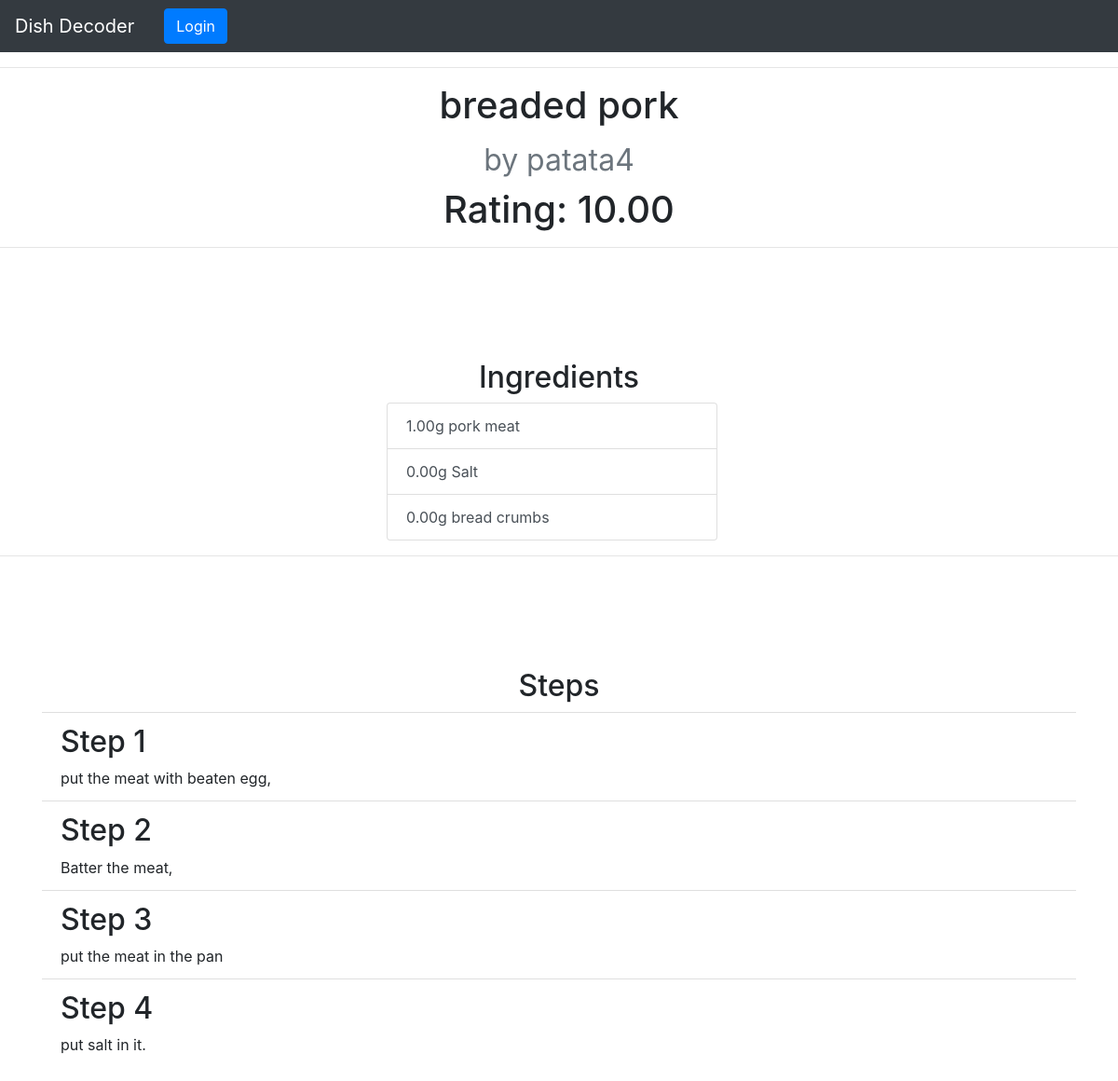
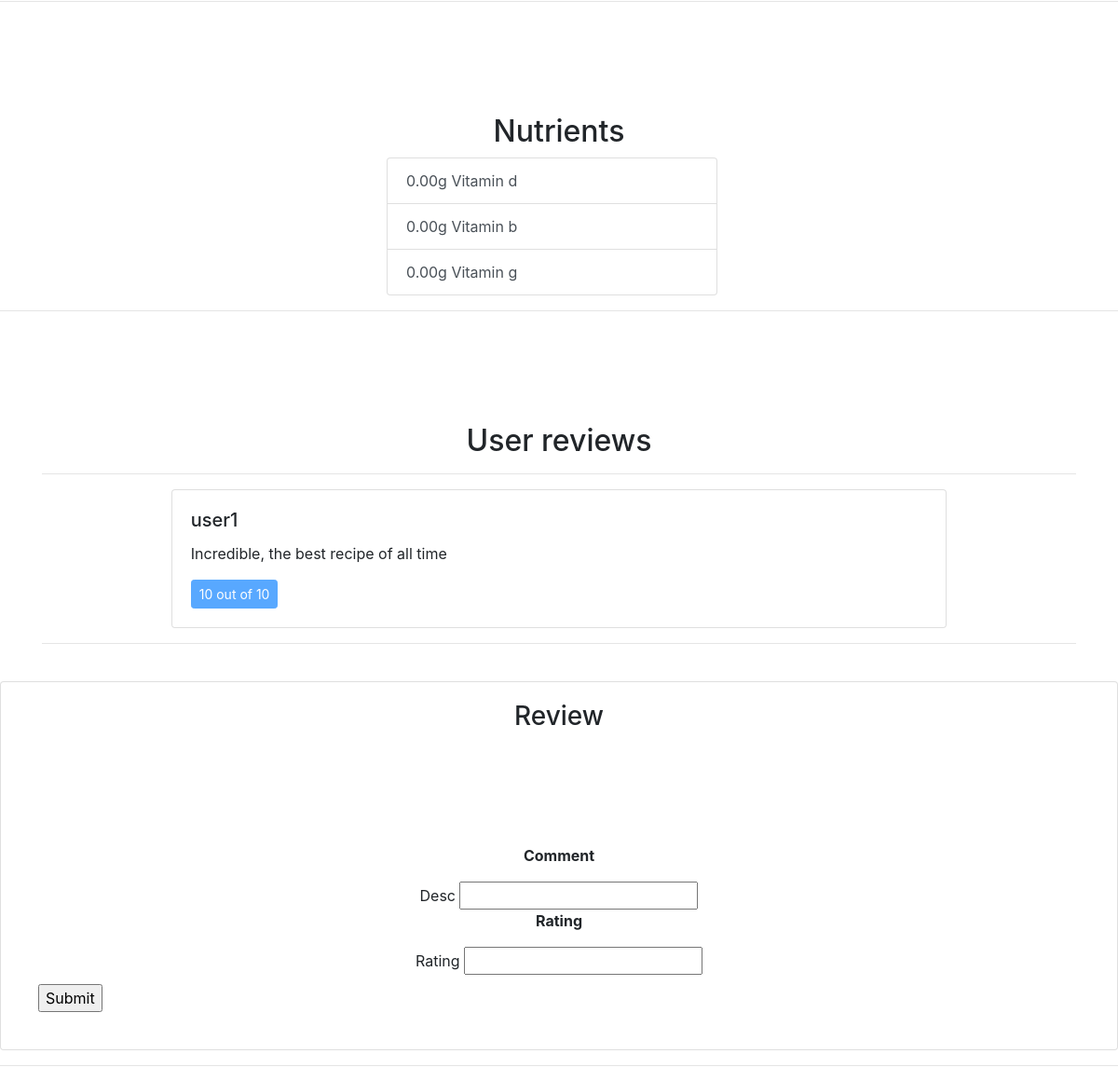
/recipe/1, run on the app's committed database (2 pictures, top to bottom).
### DishDecoderApp/models.py (models this page shows, shortened)
class Recipes(models.Model):
    id = models.AutoField(primary_key=True)
    name = models.CharField(max_length=100)
    author = models.ForeignKey(settings.AUTH_USER_MODEL,on_delete=models.CASCADE,related_name='recipeauthor')
    steps = models.CharField(max_length=2000)
    basic_products = models.ManyToManyField('BasicProducts',through='Recipe_Product')
    recipe_ratings = models.ManyToManyField(settings.AUTH_USER_MODEL,through='Ratings')

class Recipe_Product(models.Model):
    id = models.AutoField(primary_key=True)
    id_recipe = models.ForeignKey(Recipes,on_delete=models.CASCADE)
    id_product = models.ForeignKey(BasicProducts,on_delete=models.CASCADE)
    quantity = models.DecimalField(max_digits=6,decimal_places=3,default=0,validators=[MinValueValidator(0)])
    class Meta:
        constraints = [models.UniqueConstraint(fields=['id_recipe','id_product'],name="unique_key_pairs_recipe_product"),]

class BasicProducts(models.Model):
    SUPPORTED_UNITS = [('g', 'Gram'),('L', 'Litre')]
    id = models.AutoField(primary_key=True)
    name = models.CharField(max_length=100)
    desc = models.CharField(max_length=1000)
    unit = models.CharField(max_length=12, choices=SUPPORTED_UNITS, default='g')
    nutrients = models.ManyToManyField('Nutrients',through='Product_Nutrients')

class Nutrients(models.Model):
    id = models.AutoField(primary_key=True)
    name = models.CharField(max_length=100)
    desc = models.CharField(max_length=1000)

class Ratings(models.Model):
    id = models.AutoField(primary_key=True)
    id_autor = models.ForeignKey(settings.AUTH_USER_MODEL,on_delete=models.CASCADE)
    id_recipe = models.ForeignKey(Recipes,on_delete=models.CASCADE)
    rating = models.IntegerField(default=0,validators=[MaxValueValidator(10),MinValueValidator(0)])
    desc = models.CharField(max_length=1000)
    class Meta:
        constraints = [models.UniqueConstraint(fields=['id_autor','id_recipe'],name="unique_key_pairs_autor_recipe"),]

### DishDecoderApp/views.py (the view, shortened to what this page needs)
# urls.py: path('recipe/<int:recipeid>', recipe_profile_url.as_view(), name="recipe"),
class recipe_profile_url(View):
    form = Comments_form()
    template_name="DishDecoderApp/recipe.html"
    def get(self, req, recipeid):
        template_data={}
        form = Comments_form(req.POST)
        try :
            recipe = Recipes.objects.get(id=recipeid)
            rec_prod = Recipe_Product.objects.filter(id_recipe=recipeid)
            nutrients = Nutrients.objects.all()
            res = self.get_nutritional_value_foreach_nutrition(rec_prod)
            steps = recipe.steps.strip().split('#')
            steps = [x for x in steps if x.strip()]
            rating_data = Ratings.objects.filter(id_recipe=recipeid).all()
            try:
                template_data['average_score'] = sum([recipe_rating.rating for recipe_rating in rating_data]) / rating_data.count()
            except ZeroDivisionError as e:
                pass
            template_data['steps'] = steps
            template_data['recipe'] = recipe
            template_data['rec_prod'] = rec_prod
            template_data['nut_value'] = res
            template_data['rating_data'] = rating_data
            template_data['title_page']='Recipe Profile'
            template_data['Comments_form'] = form
            template_data['ratings'] = Ratings
            template_name="DishDecoderApp/recipe.html"
            return render(req, template_name,template_data)
        except Recipes.DoesNotExist:
            return page_not_found(req, exception=None)
    def get_nutritional_value_foreach_nutrition(self,rec_prod):
        nut_value = {}
        for rel_rec_prod in rec_prod:
            for rel_prod_nut in Product_Nutrients.objects.filter(id_product=rel_rec_prod.id_product):
                unit = rel_rec_prod.id_product.unit
                value = rel_rec_prod.quantity * (rel_prod_nut.quantity / 100)
                nut_id = rel_prod_nut.id_nutrient.id
                if unit == 'L':
                    value *= 1000
                if nut_id not in nut_value:
                    nut_value[nut_id] = {'value':value, 'nutrient' : rel_prod_nut.id_nutrient}
                else:
                    nut_value[nut_id]['value'] += value
        return [list(total_nut_val.values()) for total_nut_val in nut_value.values()]

### DishDecoderApp/forms.py
class Comments_form(forms.ModelForm):
    class Meta:
        model = Ratings
        fields = ['rating','desc']

### DishDecoderApp/templates/DishDecoderApp/recipe.html (shortened to what this page needs)
{% extends 'DishDecoderApp/common.html' %}
{% block content %}
{% load humanize %}
<hr>
<h1 class="display-6 text-center" id="recipe_name">{{recipe.name}}</h1>
<h1 class="text-center text-muted" id="recipe_author"><small>by {{recipe.author}}</small></h1>
{% if average_score %}
<h1 class="display-6 text-center" id="recipe_rating">Rating: {{average_score | floatformat:2 |intcomma}}</h1>
{% else %}
<h1 class="display-6 text-center" id="recipe_rating">Rating: Not rated</h1>
{% endif %}
<hr>
<div id="ingredient-container" class="container">
    <h2 class="text-center">Ingredients</h2>
    {% if rec_prod %}
    <div class="list-group col-md-4 mx-auto" id="recipe_ingredients">
        {% for ingredient in rec_prod %}
        <a class="list-group-item list-group-item-action"
            href="{% url 'basicproduct' ingredient.id_product.id %}">{{ingredient.quantity | floatformat:2 |intcomma}}{{ingredient.id_product.unit}}
            {{ingredient.id_product.name}}</a>
        {% endfor %}
    </div>
</div>
{% else %}
        <p id="Error_message">No Data Found</p>
{% endif %}
<hr>
<div class="container" id="recipe_steps">
    <h2 class="text-center">Steps</h2>
    {% if steps %}
    <ul class="list-group list-group-flush">
        {% for step in steps %}
        <li class="list-group-item">
            <h2>Step {{forloop.counter}}</h2>{{step}}
        </li>
        {% endfor %}
    </ul>
</div>
{% else %}
        <p id="Error_message">No Data Found</p>
{% endif %}
<hr>
<div class="container" id="recipe_nutrients">
    <h2 class="text-center">Nutrients</h2>
    {% if nut_value %}
    <div class="list-group col-md-4 mx-auto">
        {% for value, nutrient in nut_value %}
        <a class="list-group-item list-group-item-action" href="{% url 'nutrient' nutrient.id %}">{{value | floatformat:2 |intcomma }}g
            {{nutrient.name}}</a>
        {% endfor %}
    </div>
</div>
{% else %}
        <p id="Error_message">No Data Found</p>
{% endif %}
<hr>
<div id="review-container" class="container">
    <h2 class="text-center">User reviews</h2>
        {% if rating_data %}
        {% for user_rating in rating_data %}
        <hr>
        <div class="card w-75 mx-auto">
            <div id="review" class="card-body">
                <h5 class="card-title">{{user_rating.id_autor.username}}</h5>
                <p class="card-text">{{user_rating.desc}}</p>
                <button type="button" class="btn btn-primary btn-sm" disabled> {{user_rating.rating}} out of 10</button>
            </div>
        </div>
        <hr>
        {% endfor %}
{% else %}
        <p id="Error_message">No reviews found</p>
{% endif %}
</div>
{% if user != recipe.author %}
<br>
<div class="card">
    <div class="card-body">
        <h3 class="text-center">Review</h3>
        <form action '' method="POST" >
            <div style="margin-top: 100px; border-radius: 25px; padding: 20px;">
                <div class="text-center">
                    <p><b>Comment</b></p>
                    {{Comments_form.desc.label}}
                    {{Comments_form.desc}}
                </div>
                <div class="text-center">
                <p><b>Rating</b></p>
                    {{Comments_form.rating.label}}
                    {{Comments_form.rating}}
                </div>
                <input style="margin-top: 10px" type="submit" name="Coment"  id='id_comment'>
            </div>
        </form>
    </div>
</div>
{% endif %}
<hr>
{% endblock %}

### DishDecoderApp/templates/DishDecoderApp/common.html (shortened to what this page needs)
{% load static %}
<!DOCTYPE html>
<html>
<head>
    <link rel="stylesheet" href="https://maxcdn.bootstrapcdn.com/bootstrap/4.0.0/css/bootstrap.min.css"
>
        <link rel="stylesheet"href="https://code.jquery.com/ui/1.12.1/themes/smoothness/jquery-ui.css" />
</head>
<body>
    {% include 'DishDecoderApp/navbar.html' %}
    {% block content %}
    {% endblock %}
</body>
</html>

### DishDecoderApp/templates/DishDecoderApp/navbar.html (shortened to what this page needs)
<nav class="navbar navbar-expand-lg navbar-dark bg-dark">
  <a class="navbar-brand" href={% url 'home' %}>Dish Decoder</a>
  <div class="collapse navbar-collapse" id="navbarNav">
    <ul class="navbar-nav">
      <li class="nav-item active">
        {% if not user.is_authenticated %} <a id="login-btn" class="btn btn-primary" href={% url 'login' %}>Login</a>{% endif %}
      </li>
    </ul>
  </div>
</nav>

### DishDecoderApp/templates/DishDecoderApp/common.html (style rules this page uses)
ul { list-style: none; }
.container { margin-top: 10%; }

### data on the page
Recipes: name "breaded pork", author "patata4"
Recipe_Product: quantity "1.00", id_product.unit "g", id_product.name "pork meat"
Recipe_Product: quantity "0.00", id_product.unit "g", id_product.name "Salt"
Recipe_Product: quantity "0.00", id_product.unit "g", id_product.name "bread crumbs"
Nutrients: value "0.00", name "Vitamin d"
Nutrients: value "0.00", name "Vitamin b"
Nutrients: value "0.00", name "Vitamin g"
Ratings: id_autor.username "user1", desc "Incredible, the best recipe of all time", rating "10"

### other printed values
{{ average_score | floatformat:2 |intcomma }} "10.00"
{{ step }} "put the meat with beaten egg," "Batter the meat," "put the meat in the pan" "put salt in it."
{{ Comments_form.desc.label }} "Desc"
{{ Comments_form.rating.label }} "Rating"
